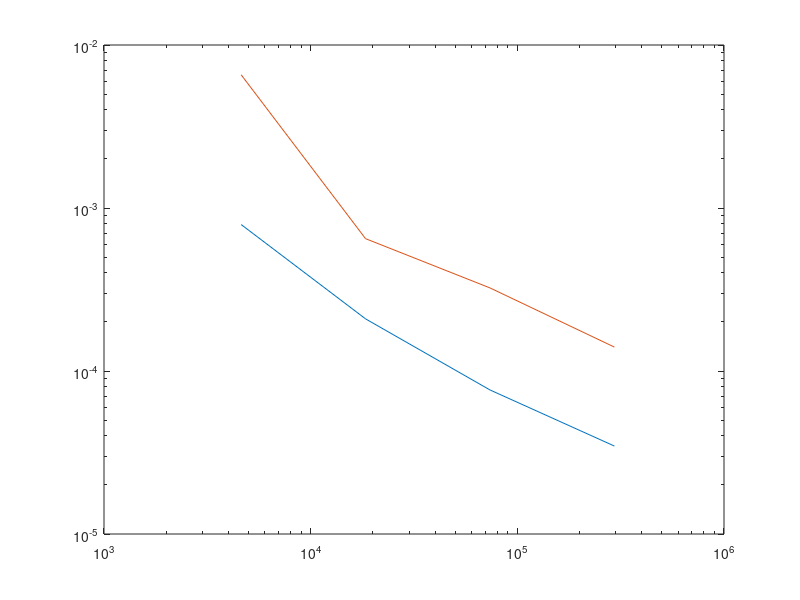

This figure's MATLAB source: (Note: this script raises an error after producing the figure.)
dof = 4608 * 4.^[0 1 2 3];
optim = [7.919e-4 2.0889e-4 7.652e-5 3.464e-5];
param = [6.57e-3 6.485e-4 3.234e-4 1.402e-4];


figure
loglog(dof, optim)
hold on
loglog(dof, param)

% =====================================================
adapt_err = readtable("error_csv/errors_orig_1.csv");
loglog(adapt_err{:, 1}, adapt_err{:, 2})
loglog(adapt_err{:, 1}, adapt_err{:, 3})

adapt_err = readtable("error_csv/errors.csv");
loglog(adapt_err{:, 1}, adapt_err{:, 2})
loglog(adapt_err{:, 1}, adapt_err{:, 3})

%======================================================
loglog(dof, sqrt(1./(100.*dof)),"-.")
loglog(dof, 5./dof,"-.")

title("Error convergence rate on uniformly spaced mesh")
xlabel("Degrees of Freedom")
ylabel("Error")
legend("Pressure Matching Error", "Parameter Error Norm", ...
       "Pressure Matching Error with AMR, init mesh fineness 2", ...
       "Parameter Error Norm with AMR, init mesh fineness 2", ...
       "Pressure Matching Error with AMR, init mesh fineness 1", ...
       "Parameter Error Norm with AMR, init mesh fineness 1", ...
       "Square Root Convergence", "Linear Convergence", ...
       "Location","best")
saveas(gcf, "result_uniform_mesh/error_conv_p2.pdf")